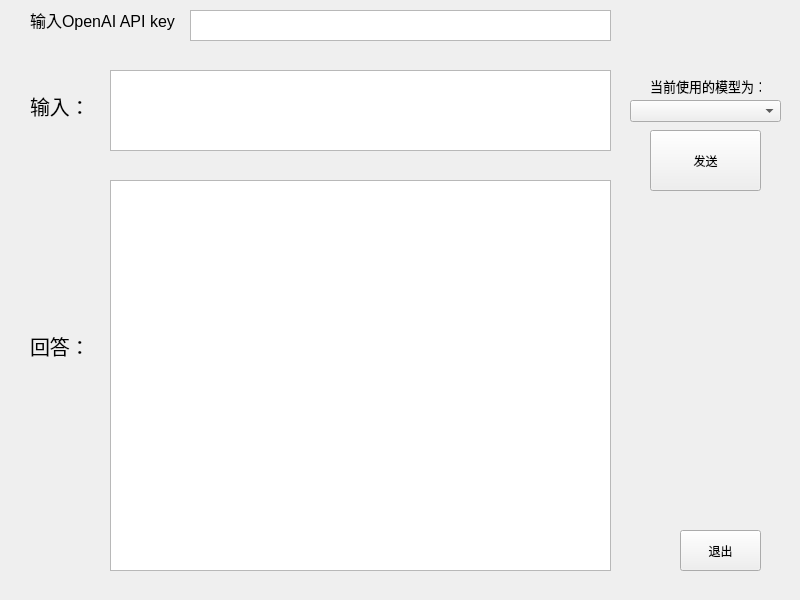
<?xml version="1.0" encoding="UTF-8"?>
<ui version="4.0">
 <class>MainWindow</class>
 <widget class="QMainWindow" name="MainWindow">
  <property name="geometry">
   <rect>
    <x>0</x>
    <y>0</y>
    <width>800</width>
    <height>600</height>
   </rect>
  </property>
  <property name="windowTitle">
   <string>MainWindow</string>
  </property>
  <widget class="QWidget" name="centralwidget">
   <widget class="QTextEdit" name="question">
    <property name="geometry">
     <rect>
      <x>110</x>
      <y>70</y>
      <width>501</width>
      <height>81</height>
     </rect>
    </property>
   </widget>
   <widget class="QTextEdit" name="answer">
    <property name="geometry">
     <rect>
      <x>110</x>
      <y>180</y>
      <width>501</width>
      <height>391</height>
     </rect>
    </property>
    <property name="readOnly">
     <bool>true</bool>
    </property>
   </widget>
   <widget class="QLabel" name="label">
    <property name="geometry">
     <rect>
      <x>30</x>
      <y>90</y>
      <width>61</width>
      <height>31</height>
     </rect>
    </property>
    <property name="font">
     <font>
      <family>宋体</family>
      <pointsize>15</pointsize>
     </font>
    </property>
    <property name="text">
     <string>输入：</string>
    </property>
   </widget>
   <widget class="QLabel" name="label_2">
    <property name="geometry">
     <rect>
      <x>30</x>
      <y>330</y>
      <width>61</width>
      <height>31</height>
     </rect>
    </property>
    <property name="font">
     <font>
      <family>宋体</family>
      <pointsize>15</pointsize>
     </font>
    </property>
    <property name="text">
     <string>回答：</string>
    </property>
   </widget>
   <widget class="QPushButton" name="submit">
    <property name="geometry">
     <rect>
      <x>650</x>
      <y>130</y>
      <width>111</width>
      <height>61</height>
     </rect>
    </property>
    <property name="text">
     <string>发送</string>
    </property>
   </widget>
   <widget class="QPushButton" name="exit">
    <property name="geometry">
     <rect>
      <x>680</x>
      <y>530</y>
      <width>81</width>
      <height>41</height>
     </rect>
    </property>
    <property name="text">
     <string>退出</string>
    </property>
   </widget>
   <widget class="QLabel" name="label_3">
    <property name="geometry">
     <rect>
      <x>650</x>
      <y>70</y>
      <width>111</width>
      <height>31</height>
     </rect>
    </property>
    <property name="font">
     <font>
      <pointsize>10</pointsize>
     </font>
    </property>
    <property name="text">
     <string>当前使用的模型为：</string>
    </property>
   </widget>
   <widget class="QComboBox" name="models">
    <property name="geometry">
     <rect>
      <x>630</x>
      <y>100</y>
      <width>151</width>
      <height>22</height>
     </rect>
    </property>
   </widget>
   <widget class="QLabel" name="label_5">
    <property name="geometry">
     <rect>
      <x>30</x>
      <y>10</y>
      <width>151</width>
      <height>20</height>
     </rect>
    </property>
    <property name="font">
     <font>
      <pointsize>12</pointsize>
     </font>
    </property>
    <property name="text">
     <string>输入OpenAI API key：</string>
    </property>
   </widget>
   <widget class="QPlainTextEdit" name="key">
    <property name="geometry">
     <rect>
      <x>190</x>
      <y>10</y>
      <width>421</width>
      <height>31</height>
     </rect>
    </property>
    <property name="font">
     <font>
      <pointsize>9</pointsize>
     </font>
    </property>
   </widget>
  </widget>
 </widget>
 <resources/>
 <connections/>
</ui>
